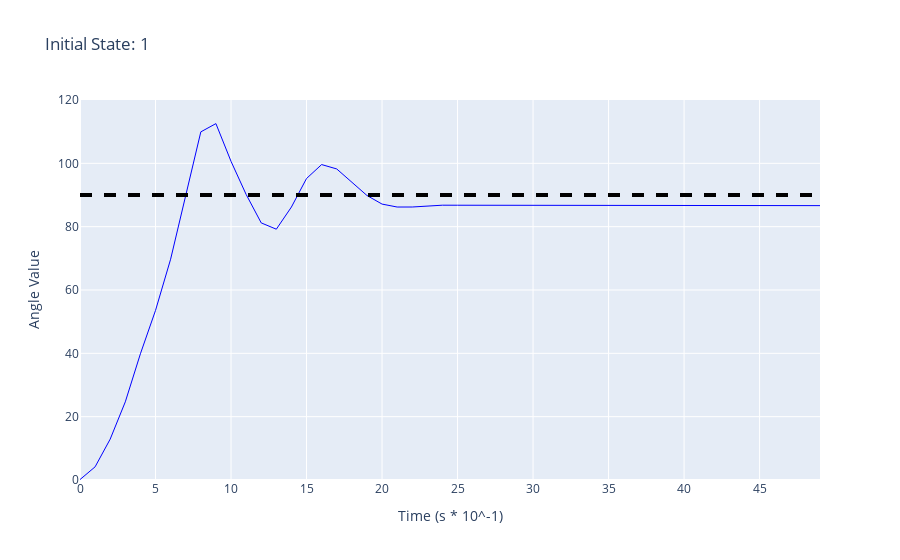
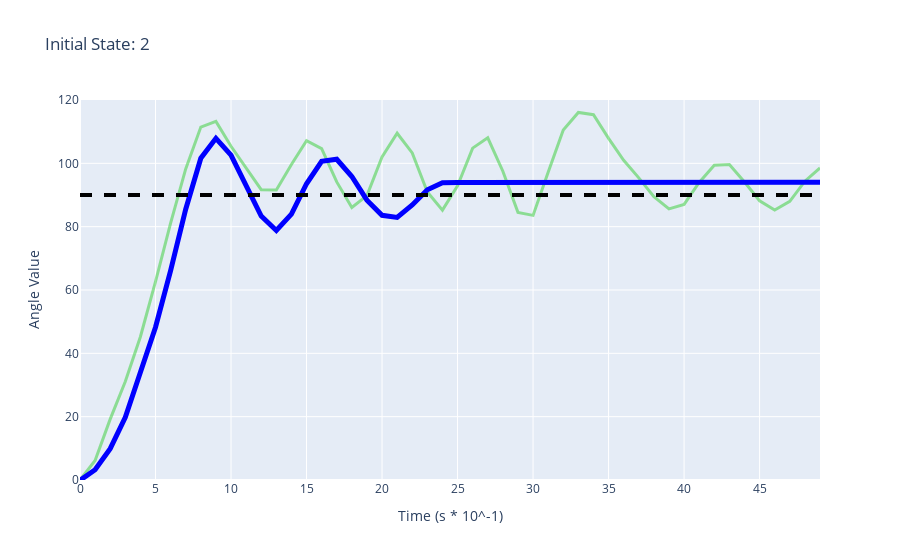
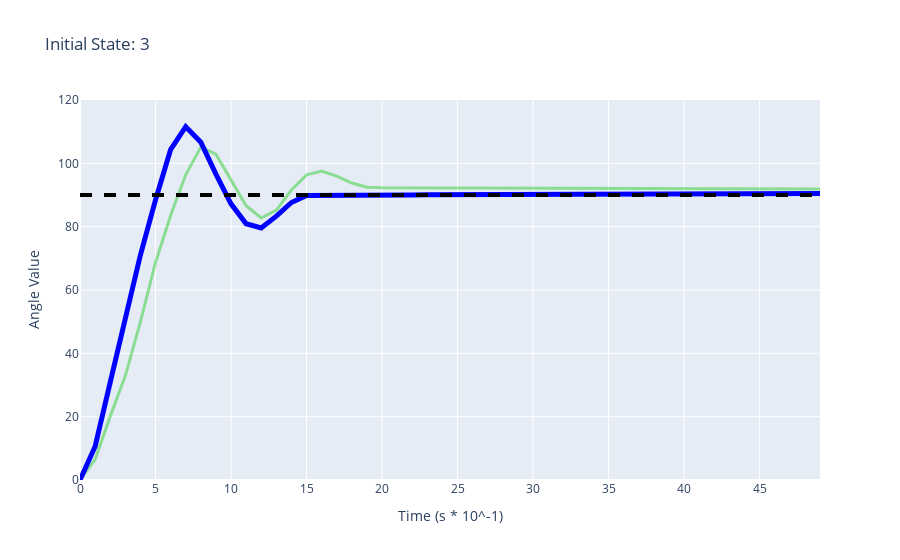
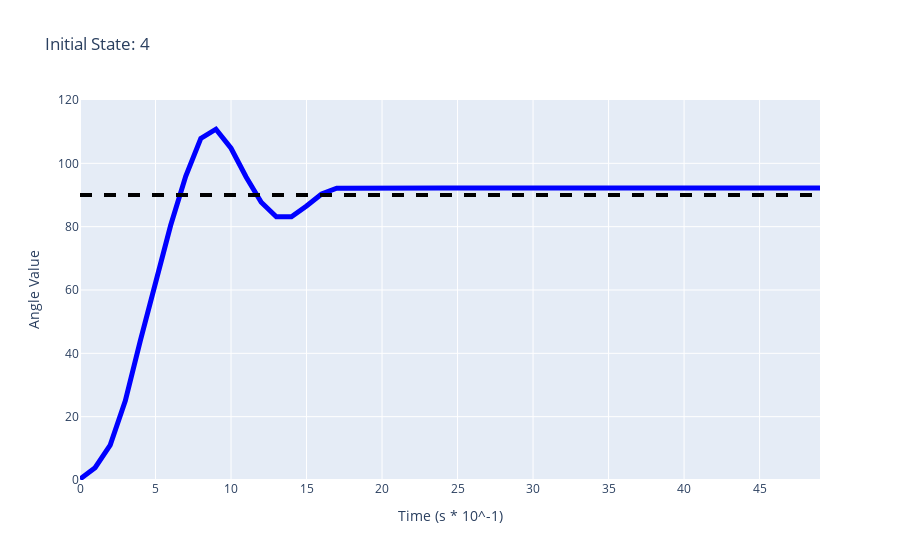

These figures' notebook cell, in order:
### Code cell
best_rows_in_each_df = pd.DataFrame(columns=de_dfs[0].columns+["init_state"])
for j, (metadata, df) in enumerate(zip(de_metadata, de_dfs)):
    df = df.sort_values(by=["settling_time"], ascending=[False])
    df = df.reset_index(drop=True)
    # print(df)
    # break
    fig = go.Figure()
    colors = np.linspace(0, 1, len(df))
    rgb_colors = [(50, 205, 50, c) for c in colors]
    rgb_colors[-1] = (0, 0, 255, 1)
    rgb_color_strings = [f"rgba{color}" for color in rgb_colors]

    min_thickness = 1
    max_thickness = 5
    thicknesses = np.linspace(min_thickness, max_thickness, len(df))


    for i, row in df.iterrows():
        # print(row['settling_time'])
        x = list(range(len(row["angle_values"])))
        y = eval(row["angle_values"])
        fig.add_trace(
            go.Scatter(
                x=x,
                y=y,
                mode="lines",
                line=dict(color=rgb_color_strings[i], width=thicknesses[i]),
                name=f'Experiment {row["experiment_id"]}',
                showlegend=False
            )
        )
        init_state = de_metadata_names[j].split("_")[1:3]
        row["init_state"] = f"{init_state[0]}_{init_state[1]}"
        if i == len(df) - 1:
            best_rows_in_each_df = pd.concat([best_rows_in_each_df, pd.DataFrame(row).T], ignore_index=True)

    fig.update_yaxes(range=[0, 120])

    fig.add_shape(
        type="line",
        x0=0,
        x1=1,
        y0=90,
        y1=90,
        xref="paper",
        yref="y",
        line=dict(color="black", width=4, dash="dash"),
    )

    # Update layout
    fig.update_layout(
        title=f"Initial State: {int(de_dfs_names[j].split('_')[2])+1}",
        xaxis_title="Time (s * 10^-1)",
        yaxis_title="Angle Value",
        legend_title="Experiments",
        # template='plotly_dark'
    )

    fig.show()

### Figure 1 — Plotly figure (JSON) as saved in the notebook; plotly's stock layout.template omitted (floating-point values rounded to 4 significant figures; data arrays with more than 128 entries replaced by an {"elided": "..."} marker saying what was removed)
{"data": [{"line": {"color": "rgba(0, 0, 255, 1)", "width": 1}, "mode": "lines", "name": "Experiment 1", "showlegend": false, "type": "scatter", "x": {"elided": "346 int values"}, "y": [0.14, 4.16, 12.91, 24.68, 39.86, 53.54, 69.73, 90.16, 109.9, 112.5, 100.6, 90.19, 81.19, 79.2, 86.2, 95.21, 99.61, 98.23, 93.95, 89.85, 87.13, 86.2, 86.21, 86.49, 86.78, 86.77, 86.77, 86.76, 86.76, 86.75, 86.75, 86.74, 86.73, 86.73, 86.72, 86.72, 86.71, 86.7, 86.7, 86.69, 86.69, 86.68, 86.68, 86.67, 86.67, 86.66, 86.66, 86.65, 86.65, 86.64]}], "layout": {"legend": {"title": {"text": "Experiments"}}, "shapes": [{"line": {"color": "black", "dash": "dash", "width": 4}, "type": "line", "x0": 0, "x1": 1, "xref": "paper", "y0": 90, "y1": 90, "yref": "y"}], "title": {"text": "Initial State: 1"}, "xaxis": {"title": {"text": "Time (s * 10^-1)"}}, "yaxis": {"range": [0, 120], "title": {"text": "Angle Value"}}}}

### Figure 2 — Plotly figure (JSON) as saved in the notebook; plotly's stock layout.template omitted (floating-point values rounded to 4 significant figures; data arrays with more than 128 entries replaced by an {"elided": "..."} marker saying what was removed)
{"data": [{"line": {"color": "rgba(50, 205, 50, 0.0)", "width": 1}, "mode": "lines", "name": "Experiment 2", "showlegend": false, "type": "scatter", "x": {"elided": "364 int values"}, "y": [0.58, 9.42, 23.11, 33.12, 47.68, 66.1, 84.97, 105.7, 116.9, 114.7, 110.2, 106.4, 100.2, 91.13, 87.19, 93.7, 103.8, 107.0, 99.75, 88.53, 84.35, 93.74, 107.5, 108.0, 97.96, 89.53, 85.8, 91.33, 102.0, 105.4, 96.13, 83.45, 82.71, 96.66, 111.0, 115.5, 111.9, 104.7, 95.14, 82.88, 81.25, 93.72, 107.8, 116.4, 113.8, 100.2, 85.73, 76.78, 76.03, 75.93]}, {"line": {"color": "rgba(50, 205, 50, 0.5)", "width": 3}, "mode": "lines", "name": "Experiment 3", "showlegend": false, "type": "scatter", "x": {"elided": "358 int values"}, "y": [0.01, 6.16, 19.22, 31.09, 45.25, 62.62, 81.1, 98.24, 111.5, 113.2, 105.4, 98.41, 91.67, 91.56, 99.62, 107.1, 104.7, 94.14, 86.08, 89.82, 102.0, 109.5, 103.3, 90.94, 85.23, 92.87, 104.8, 108.0, 97.5, 84.51, 83.56, 97.15, 110.5, 116.1, 115.3, 107.9, 101.0, 95.41, 89.47, 85.6, 87.02, 93.94, 99.39, 99.6, 94.11, 88.18, 85.28, 87.97, 94.37, 98.53]}, {"line": {"color": "rgba(0, 0, 255, 1)", "width": 5}, "mode": "lines", "name": "Experiment 1", "showlegend": false, "type": "scatter", "x": {"elided": "348 int values"}, "y": [-0.11, 3.24, 9.89, 19.81, 34.05, 48.25, 66.09, 85.5, 101.6, 107.9, 102.6, 93.38, 83.33, 78.78, 83.97, 93.56, 100.6, 101.3, 95.85, 88.37, 83.6, 82.94, 86.85, 91.65, 93.86, 93.91, 93.92, 93.92, 93.93, 93.93, 93.94, 93.94, 93.95, 93.95, 93.95, 93.96, 93.96, 93.97, 93.97, 93.97, 93.97, 93.98, 93.98, 93.98, 93.99, 93.99, 93.99, 94, 94, 94.01]}], "layout": {"legend": {"title": {"text": "Experiments"}}, "shapes": [{"line": {"color": "black", "dash": "dash", "width": 4}, "type": "line", "x0": 0, "x1": 1, "xref": "paper", "y0": 90, "y1": 90, "yref": "y"}], "title": {"text": "Initial State: 2"}, "xaxis": {"title": {"text": "Time (s * 10^-1)"}}, "yaxis": {"range": [0, 120], "title": {"text": "Angle Value"}}}}

### Figure 3 — Plotly figure (JSON) as saved in the notebook; plotly's stock layout.template omitted (floating-point values rounded to 4 significant figures; data arrays with more than 128 entries replaced by an {"elided": "..."} marker saying what was removed)
{"data": [{"line": {"color": "rgba(50, 205, 50, 0.0)", "width": 1}, "mode": "lines", "name": "Experiment 3", "showlegend": false, "type": "scatter", "x": {"elided": "373 int values"}, "y": [0.05, 7.11, 21.6, 33.08, 41.95, 53.4, 69.32, 86.22, 104.5, 116.2, 114.6, 107.6, 96.82, 86.38, 89.29, 104.2, 111.5, 107.7, 99.66, 86.02, 85.13, 99.28, 111.2, 112.6, 110.0, 105.8, 96.8, 83.09, 84.04, 99.83, 108.4, 106.8, 105.8, 105.8, 105.8, 105.8, 105.8, 105.8, 105.8, 105.8, 105.8, 105.8, 105.6, 104.9, 103.6, 102.6, 102.3, 102.3, 102.3, 102.3]}, {"line": {"color": "rgba(50, 205, 50, 0.5)", "width": 3}, "mode": "lines", "name": "Experiment 1", "showlegend": false, "type": "scatter", "x": {"elided": "344 int values"}, "y": [0.04, 6.5, 20.08, 32.9, 49.92, 68.7, 83.54, 96.37, 105.1, 102.9, 94.75, 86.61, 82.75, 85.24, 91.57, 96.34, 97.59, 95.97, 93.78, 92.48, 92.28, 92.27, 92.25, 92.24, 92.23, 92.22, 92.2, 92.19, 92.18, 92.16, 92.15, 92.14, 92.12, 92.11, 92.1, 92.08, 92.07, 92.06, 92.04, 92.03, 92.02, 92.01, 92, 91.99, 91.97, 91.96, 91.95, 91.94, 91.93, 91.91]}, {"line": {"color": "rgba(0, 0, 255, 1)", "width": 5}, "mode": "lines", "name": "Experiment 2", "showlegend": false, "type": "scatter", "x": {"elided": "349 int values"}, "y": [0.01, 10.57, 30.83, 51.15, 71.04, 88.44, 104.4, 111.6, 106.7, 96.61, 87.21, 80.93, 79.59, 83.31, 87.63, 89.84, 89.92, 89.94, 89.95, 89.97, 89.99, 90.01, 90.02, 90.04, 90.06, 90.08, 90.1, 90.11, 90.13, 90.15, 90.16, 90.18, 90.2, 90.22, 90.23, 90.25, 90.27, 90.28, 90.3, 90.32, 90.34, 90.35, 90.37, 90.39, 90.41, 90.43, 90.44, 90.46, 90.48, 90.49]}], "layout": {"legend": {"title": {"text": "Experiments"}}, "shapes": [{"line": {"color": "black", "dash": "dash", "width": 4}, "type": "line", "x0": 0, "x1": 1, "xref": "paper", "y0": 90, "y1": 90, "yref": "y"}], "title": {"text": "Initial State: 3"}, "xaxis": {"title": {"text": "Time (s * 10^-1)"}}, "yaxis": {"range": [0, 120], "title": {"text": "Angle Value"}}}}

### Figure 4 — Plotly figure (JSON) as saved in the notebook; plotly's stock layout.template omitted (floating-point values rounded to 4 significant figures; data arrays with more than 128 entries replaced by an {"elided": "..."} marker saying what was removed)
{"data": [{"line": {"color": "rgba(50, 205, 50, 0.0)", "width": 1}, "mode": "lines", "name": "Experiment 1", "showlegend": false, "type": "scatter", "x": {"elided": "386 int values"}, "y": [-0.84, -0.84, 8.91, 26.24, 41.61, 54.95, 69.06, 85.18, 102.4, 110.8, 110.3, 110.3, 110.3, 110.3, 110.3, 110.3, 110.2, 110.2, 110.2, 110.2, 110.2, 110.2, 110.2, 110.2, 110.2, 110.2, 110.2, 110.1, 110.1, 110.1, 110.1, 110.1, 110.1, 110.1, 110.0, 109.2, 107.2, 105.3, 104.5, 104.5, 104.5, 104.5, 104.5, 104.5, 104.5, 104.5, 104.5, 104.5, 104.4, 104.4]}, {"line": {"color": "rgba(0, 0, 255, 1)", "width": 5}, "mode": "lines", "name": "Experiment 2", "showlegend": false, "type": "scatter", "x": {"elided": "349 int values"}, "y": [0.29, 3.88, 11.03, 25, 44.07, 62.63, 80.36, 95.91, 107.9, 110.8, 104.8, 95.7, 87.71, 83.13, 83.14, 86.55, 90.34, 92.15, 92.21, 92.22, 92.22, 92.22, 92.22, 92.22, 92.22, 92.22, 92.22, 92.23, 92.23, 92.23, 92.23, 92.23, 92.23, 92.23, 92.23, 92.23, 92.24, 92.23, 92.23, 92.23, 92.23, 92.24, 92.23, 92.23, 92.23, 92.23, 92.24, 92.24, 92.24, 92.24]}], "layout": {"legend": {"title": {"text": "Experiments"}}, "shapes": [{"line": {"color": "black", "dash": "dash", "width": 4}, "type": "line", "x0": 0, "x1": 1, "xref": "paper", "y0": 90, "y1": 90, "yref": "y"}], "title": {"text": "Initial State: 4"}, "xaxis": {"title": {"text": "Time (s * 10^-1)"}}, "yaxis": {"range": [0, 120], "title": {"text": "Angle Value"}}}}
